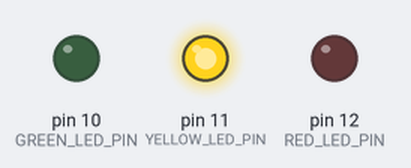
Recording of a sketch running on a simulated Arduino Uno, built with avr-gcc and run on an emulated ATmega328P. On the bench: output pins drawn as LEDs (lit = HIGH).

Above: at 0.15 s.
At 5.46 s:
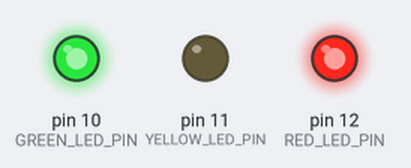
At 10.35 s:
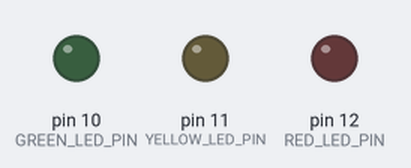
At 14.6 s:
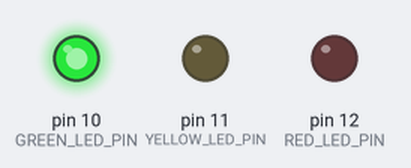
At 21.59 s:
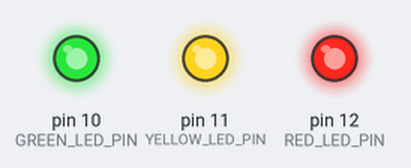
At 37.77 s:
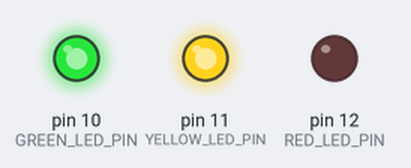
Timing chart, 0 to 38.1 s (numbered marks = the images above):
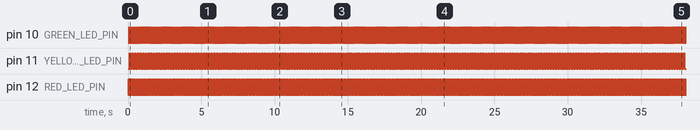

The sketch:

Traffic_Light_Blink_Speed_Vary.ino
```cpp
unsigned long redLedPreviousBlink = millis();
unsigned long redLedBlinktimeIntervalSerial = 30;

unsigned long greenLedPreviousBlink = millis();
unsigned long greenLedBlinktimeIntervalSerial = 50;

unsigned long yellowLedPreviousBlink = millis();
unsigned long yellowBlinktimeIntervalSerial = 90;

#define RED_LED_PIN 12
#define GREEN_LED_PIN 10
#define YELLOW_LED_PIN 11

bool RED_SWITCH = false;
bool GREEN_SWITCH = false;
bool YELLOW_SWITCH = false;


void setup() {
  pinMode(RED_LED_PIN, OUTPUT);
  digitalWrite(RED_LED_PIN, LOW);

  pinMode(GREEN_LED_PIN, OUTPUT);
  digitalWrite(GREEN_LED_PIN, LOW);

  pinMode(YELLOW_LED_PIN, OUTPUT);
  digitalWrite(YELLOW_LED_PIN, LOW);

}

void loop() {
  unsigned long timeNow = millis();

  if (timeNow - redLedPreviousBlink > redLedBlinktimeIntervalSerial) {
     if(RED_SWITCH == false){
        digitalWrite(RED_LED_PIN, HIGH);
        RED_SWITCH = true;
     }else if(RED_SWITCH == true){
        digitalWrite(RED_LED_PIN, LOW);
        RED_SWITCH = false;
     }
    redLedPreviousBlink += redLedBlinktimeIntervalSerial;
  }


  if (timeNow - greenLedPreviousBlink > greenLedBlinktimeIntervalSerial) {
     if(GREEN_SWITCH == false){
        digitalWrite(GREEN_LED_PIN, HIGH);
        GREEN_SWITCH = true;
     }else if(GREEN_SWITCH == true){
        digitalWrite(GREEN_LED_PIN, LOW);
        GREEN_SWITCH = false;
     }
    greenLedPreviousBlink += greenLedBlinktimeIntervalSerial;
  }


  if (timeNow - yellowLedPreviousBlink > yellowBlinktimeIntervalSerial) {
     if(YELLOW_SWITCH == false){
        digitalWrite(YELLOW_LED_PIN, HIGH);
        YELLOW_SWITCH = true;
     }else if(YELLOW_SWITCH == true){
        digitalWrite(YELLOW_LED_PIN, LOW);
        YELLOW_SWITCH = false;
     }
    yellowLedPreviousBlink += yellowBlinktimeIntervalSerial;
  }
}
```

Measured:
- by itself, pin 10 (GREEN_LED_PIN): alternates HIGH for 0.05 s and LOW for 0.05 s
- by itself, pin 11 (YELLOW_LED_PIN): alternates HIGH for 0.09 s and LOW for 0.09 s
- by itself, pin 12 (RED_LED_PIN): alternates HIGH for 0.03 s and LOW for 0.03 s
